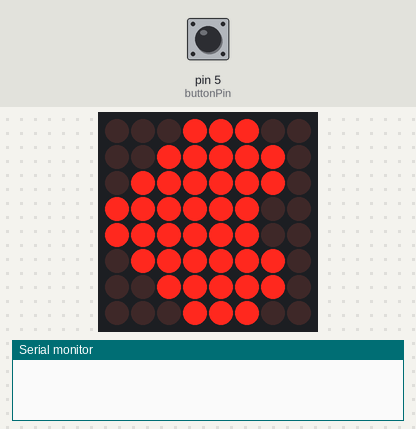
The sketch below on a simulated Arduino Uno, built with avr-gcc and run on an emulated ATmega328P. Parts: 8×8 LED matrix, the last lines printed to the serial monitor. The test bench sets the inputs (shaded band); at power-on: pin 5 (buttonPin) HIGH.

Above: at 1.2 s.
1.3 s: pin 5 (buttonPin) pulled LOW for 3.2 s
At 4.3 s:
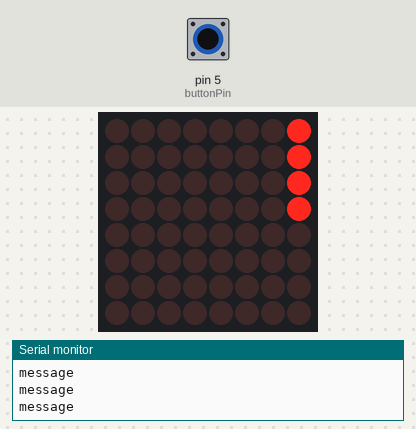
5.1 s: pin 5 (buttonPin) pulled LOW for 0.15 s
At 5.17 s:
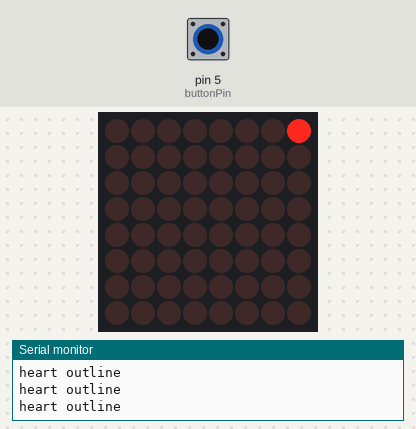
5.8 s: pin 5 (buttonPin) pulled LOW for 1 s
At 6.93 s:
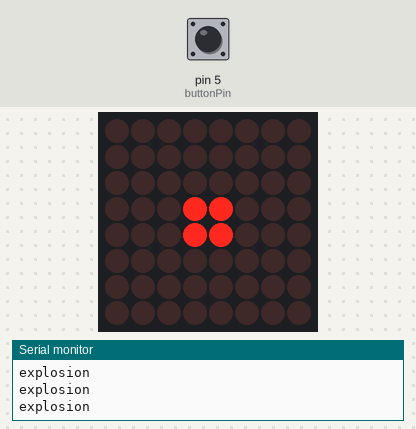
7.4 s: pin 5 (buttonPin) pulled LOW for 0.15 s
At 7.6 s:
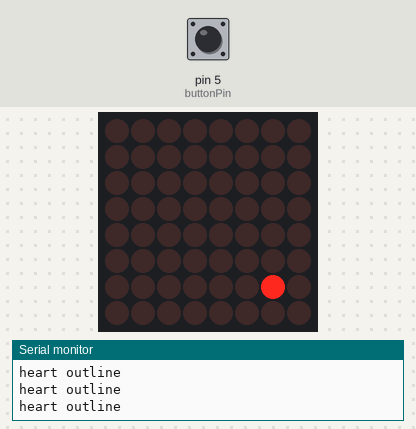
8.1 s: pin 5 (buttonPin) pulled LOW for 3.2 s
At 10.2 s:
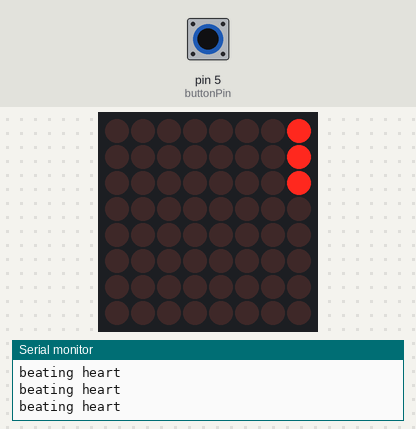
11.9 s: pin 5 (buttonPin) pulled LOW for 0.15 s
At 14.57 s:
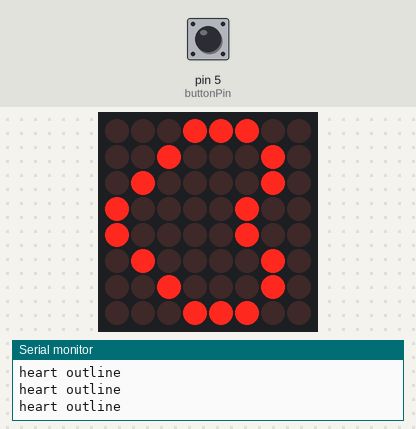
Timing chart, 0 to 15.2 s (numbered marks = the images above; inputs shaded):
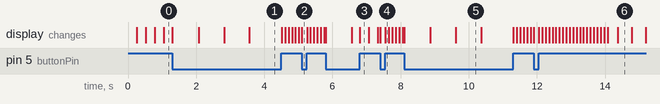

The sketch:

heart_box.ino
```cpp
/*
 * refences:
 *
 * https://xantorohara.github.io/led-matrix-editor
 *
 */

//We always have to include the library
#include "LedControl.h"
#include "binary.h";

/*
  LedControl
  pin 12 is connected to the DataIn
  pin 11 is connected to the CLK
  pin 10 is connected to LOAD
*/

LedControl display = LedControl(12, 11, 10, 1);
const int buttonPin = 5;

const byte BLANK[8] = { B00000000, B00000000, B00000000, B00000000, B00000000, B00000000, B00000000, B00000000 };

// heart outline
const byte OUTLINE[][8] = {
     { B00000000, B00000000, B00000000, B00000000, B00000000, B00000000, B00000010, B00000000
  }, { B00000000, B00000000, B00000000, B00000000, B00000000, B00000010, B00000010, B00000000
  }, { B00000000, B00000000, B00000000, B00000000, B00000100, B00000010, B00000010, B00000000
  }, { B00000000, B00000000, B00000000, B00000100, B00000100, B00000010, B00000010, B00000000
  }, { B00000000, B00000000, B00000010, B00000100, B00000100, B00000010, B00000010, B00000000
  }, { B00000000, B00000010, B00000010, B00000100, B00000100, B00000010, B00000010, B00000000
  }, { B00000100, B00000010, B00000010, B00000100, B00000100, B00000010, B00000010, B00000000
  }, { B00001100, B00000010, B00000010, B00000100, B00000100, B00000010, B00000010, B00000000
  }, { B00011100, B00000010, B00000010, B00000100, B00000100, B00000010, B00000010, B00000000
  }, { B00011100, B00100010, B00000010, B00000100, B00000100, B00000010, B00000010, B00000000
  }, { B00011100, B00100010, B01000010, B00000100, B00000100, B00000010, B00000010, B00000000
  }, { B00011100, B00100010, B01000010, B10000100, B00000100, B00000010, B00000010, B00000000
  }, { B00011100, B00100010, B01000010, B10000100, B10000100, B00000010, B00000010, B00000000
  }, { B00011100, B00100010, B01000010, B10000100, B10000100, B01000010, B00000010, B00000000
  }, { B00011100, B00100010, B01000010, B10000100, B10000100, B01000010, B00100010, B00000000
  }, { B00011100, B00100010, B01000010, B10000100, B10000100, B01000010, B00100010, B00010000
  }, { B00011100, B00100010, B01000010, B10000100, B10000100, B01000010, B00100010, B00011000
  }, { B00011100, B00100010, B01000010, B10000100, B10000100, B01000010, B00100010, B00011100
  }, { B00011100, B00111110, B01100110, B11000100, B11000100, B01100110, B00111110, B00011100
  }, { B00011100, B00111110, B01111110, B11100100, B11100100, B01111110, B00111110, B00011100
  }, { B00011100, B00111110, B01111110, B11111100, B11111100, B01111110, B00111110, B00011100
  }, { B00011100, B00111110, B01111110, B11111100, B11111100, B01111110, B00111110, B00011100
  }, { B00011100, B00111110, B01111110, B11111100, B11111100, B01111110, B00111110, B00011100
  }, { B00011100, B00100010, B01000010, B10000100, B10000100, B01000010, B00100010, B00011100
  }, { B00011100, B00100010, B01000010, B10000100, B10000100, B01000010, B00100010, B00011100
  }, { B00011100, B00100010, B01000010, B10000100, B10000100, B01000010, B00100010, B00011100
  }, { B00011100, B00100010, B01000010, B10000100, B10000100, B01000010, B00100010, B00011100
  }, { B00011100, B00111110, B01111110, B11111100, B11111100, B01111110, B00111110, B00011100
  }, { B00011100, B00111110, B01111110, B11111100, B11111100, B01111110, B00111110, B00011100
  }, { B00011100, B00111110, B01111110, B11111100, B11111100, B01111110, B00111110, B00011100
  }, { B00011100, B00111110, B01111110, B11111100, B11111100, B01111110, B00111110, B00011100
  }, { B00011100, B00100010, B01000010, B10000100, B10000100, B01000010, B00100010, B00011100
  }, { B00011100, B00100010, B01000010, B10000100, B10000100, B01000010, B00100010, B00011100
  }, { B00011100, B00100010, B01000010, B10000100, B10000100, B01000010, B00100010, B00011100
  }, { B00011100, B00100010, B01000010, B10000100, B10000100, B01000010, B00100010, B00011100

  }, { B00011100, B00111110, B01111110, B11111100, B11111100, B01111110, B00111110, B00011100
  }, { B00011100, B00111110, B01111110, B11111100, B11111100, B01111110, B00111110, B00011100
  }, { B00011100, B00111110, B01111110, B11111100, B11111100, B01111110, B00111110, B00011100
  }, { B00011100, B00111110, B01111110, B11111100, B11111100, B01111110, B00111110, B00011100
  }, { B00000000, B00000000, B00000000, B00000000, B00000000, B00000000, B00000000, B00000000
  }
};
const int OUTLINE_LEN = sizeof(OUTLINE) / 8;
const int OUTLINE_TYPE = 0;
const byte OUTLINE_SPLASH[8] = { B00000001, B00000000, B00000000, B00000000, B00000000, B00000000, B00000000, B00000000 };

// explosion
const byte EXPLOSION[][8] = {
     { B00000000, B00000000, B00000000, B00011000, B00011000, B00000000, B00000000, B00000000
  }, { B00000000, B00000000, B00011000, B00111100, B00111100, B00011000, B00000000, B00000000
  }, { B00000000, B00001000, B00011000, B01111100, B00111110, B00011000, B00010000, B00000000
  }, { B00001000, B01001010, B00111100, B11111100, B00111111, B00111100, B01010010, B00010000
  }, { B10011011, B11001010, B00111100, B11100101, B10100111, B00111100, B01010011, B11011001
  }, { B10111011, B11111110, B01000011, B11000011, B11000011, B11000010, B01111111, B11011101
  }, { B11111111, B11100111, B11000011, B10000001, B10000001, B11000011, B11100111, B11111111
  }, { B01100110, B10000001, B10000001, B00000000, B00000000, B10000001, B10000001, B01100110
  }, { B01000010, B10000001, B00000000, B00000000, B00000000, B00000000, B10000001, B01000010
  }, { B00000000, B00000000, B00000000, B00000000, B00000000, B00000000, B00000000, B00000000
  }
};
const int EXPLOSION_LEN = sizeof(EXPLOSION) / 8;
const int EXPLOSION_TYPE = 1;
const byte EXPLOSION_SPLASH[8] = { B00000001, B00000001, B00000000, B00000000, B00000000, B00000000, B00000000, B00000000 };

const byte HEART[][8] = {
     { B00000000, B00000000, B00000000, B00110000, B00110000, B00000000, B00000000, B00000000
  }, { B00000000, B00000000, B00110000, B01111000, B01111000, B00110000, B00000000, B00000000
  }, { B00000000, B00110000, B01111000, B11111100, B11111100, B01111000, B00110000, B00000000
  }, { B00011100, B00111110, B01111110, B11111100, B11111100, B01111110, B00111110, B00011100
  }, { B00001110, B00011111, B00111111, B01111110, B01111110, B00111111, B00011111, B00001110
  }, { B00011100, B00111110, B01111110, B11111100, B11111100, B01111110, B00111110, B00011100
  }, { B00011100, B00111110, B01111110, B11111100, B11111100, B01111110, B00111110, B00011100
  }, { B00001110, B00011111, B00111111, B01111110, B01111110, B00111111, B00011111, B00001110
  }, { B00011100, B00111110, B01111110, B11111100, B11111100, B01111110, B00111110, B00011100
  }, { B00011100, B00111110, B01111110, B11111100, B11111100, B01111110, B00111110, B00011100
  }, { B00000000, B00110000, B01111000, B11111100, B11111100, B01111000, B00110000, B00000000
  }, { B00000000, B00000000, B00110000, B01111000, B01111000, B00110000, B00000000, B00000000
  }
};

const int HEART_LEN = sizeof(HEART) / 8;
const int HEART_TYPE = 2;
const byte HEART_SPLASH[8] = { B00000001, B00000001, B00000001, B00000000, B00000000, B00000000, B00000000, B00000000 };

const byte MESSAGE[][8] = {
     { B00000000, B00000000, B00000000, B00000000, B00000000, B00000000, B00000000, B00001110,
  }, { B00000000, B00000000, B00000000, B00000000, B00000000, B00000000, B00001110, B00011110,
  }, { B00000000, B00000000, B00000000, B00000000, B00000000, B00001110, B00011110, B11110000,
  }, { B00000000, B00000000, B00000000, B00000000, B00001110, B00011110, B11110000, B11110000,
  }, { B00000000, B00000000, B00000000, B00001110, B00011110, B11110000, B11110000, B00011110,
  }, { B00000000, B00000000, B00001110, B00011110, B11110000, B11110000, B00011110, B00001110,
  }, { B00000000, B00001110, B00011110, B11110000, B11110000, B00011110, B00001110, B00000000,
  }, { B00001110, B00011110, B11110000, B11110000, B00011110, B00001110, B00000000, B01110000,
  }, { B00011110, B11110000, B11110000, B00011110, B00001110, B00000000, B01110000, B11111000,
  }, { B11110000, B11110000, B00011110, B00001110, B00000000, B01110000, B11111000, B10001000,
  }, { B11110000, B00011110, B00001110, B00000000, B01110000, B11111000, B10001000, B10001000,
  }, { B00011110, B00001110, B00000000, B01110000, B11111000, B10001000, B10001000, B11111000,
  }, { B00001110, B00000000, B01110000, B11111000, B10001000, B10001000, B11111000, B01110000,
  }, { B00000000, B01110000, B11111000, B10001000, B10001000, B11111000, B01110000, B00000000,
  }, { B01110000, B11111000, B10001000, B10001000, B11111000, B01110000, B00000000, B01111000,
  }, { B11111000, B10001000, B10001000, B11111000, B01110000, B00000000, B01111000, B11111000,
  }, { B10001000, B10001000, B11111000, B01110000, B00000000, B01111000, B11111000, B10000000,
  }, { B10001000, B11111000, B01110000, B00000000, B01111000, B11111000, B10000000, B10000000,
  }, { B11111000, B01110000, B00000000, B01111000, B11111000, B10000000, B10000000, B11111000,
  }, { B01110000, B00000000, B01111000, B11111000, B10000000, B10000000, B11111000, B11111000,
  }, { B00000000, B01111000, B11111000, B10000000, B10000000, B11111000, B11111000, B00000010,
  }, { B01111000, B11111000, B10000000, B10000000, B11111000, B11111000, B00000010, B00001110,
  }, { B11111000, B10000000, B10000000, B11111000, B11111000, B00000010, B00001110, B00000000,
  }, { B10000000, B10000000, B11111000, B11111000, B00000010, B00001110, B00000000, B11111000,
  }, { B10000000, B11111000, B11111000, B00000010, B00001110, B00000000, B11111000, B11111000,
  }, { B11111000, B11111000, B00000010, B00001110, B00000000, B11111000, B11111000, B00001000,
  }, { B11111000, B00000010, B00001110, B00000000, B11111000, B11111000, B00001000, B00001000,
  }, { B00000010, B00001110, B00000000, B11111000, B11111000, B00001000, B00001000, B00111000,
  }, { B00001110, B00000000, B11111000, B11111000, B00001000, B00001000, B00111000, B00110000,
  }, { B00000000, B11111000, B11111000, B00001000, B00001000, B00111000, B00110000, B00000000,
  }, { B11111000, B11111000, B00001000, B00001000, B00111000, B00110000, B00000000, B01110000,
  }, { B11111000, B00001000, B00001000, B00111000, B00110000, B00000000, B01110000, B11111000,
  }, { B00001000, B00001000, B00111000, B00110000, B00000000, B01110000, B11111000, B10101000,
  }, { B00001000, B00111000, B00110000, B00000000, B01110000, B11111000, B10101000, B10101000,
  }, { B00111000, B00110000, B00000000, B01110000, B11111000, B10101000, B10101000, B00111000,
  }, { B00110000, B00000000, B01110000, B11111000, B10101000, B10101000, B00111000, B00110000,
  }, { B00000000, B01110000, B11111000, B10101000, B10101000, B00111000, B00110000, B00000000,
  }, { B01110000, B11111000, B10101000, B10101000, B00111000, B00110000, B00000000, B00000000,
  }, { B11111000, B10101000, B10101000, B00111000, B00110000, B00000000, B00000000, B00000000,
  }, { B10101000, B10101000, B00111000, B00110000, B00000000, B00000000, B00000000, B11111110,
  }, { B10101000, B00111000, B00110000, B00000000, B00000000, B00000000, B11111110, B11111110,
  }, { B00111000, B00110000, B00000000, B00000000, B00000000, B11111110, B11111110, B10010000,
  }, { B00110000, B00000000, B00000000, B00000000, B11111110, B11111110, B10010000, B10010000,
  }, { B00000000, B00000000, B00000000, B11111110, B11111110, B10010000, B10010000, B11110000,
  }, { B00000000, B00000000, B11111110, B11111110, B10010000, B10010000, B11110000, B01100000,
  }, { B00000000, B11111110, B11111110, B10010000, B10010000, B11110000, B01100000, B00000000,
  }, { B11111110, B11111110, B10010000, B10010000, B11110000, B01100000, B00000000, B01110000,
  }, { B11111110, B10010000, B10010000, B11110000, B01100000, B00000000, B01110000, B11111000,
  }, { B10010000, B10010000, B11110000, B01100000, B00000000, B01110000, B11111000, B10101000,
  }, { B10010000, B11110000, B01100000, B00000000, B01110000, B11111000, B10101000, B10101000,
  }, { B11110000, B01100000, B00000000, B01110000, B11111000, B10101000, B10101000, B00111000,
  }, { B01100000, B00000000, B01110000, B11111000, B10101000, B10101000, B00111000, B00110000,
  }, { B00000000, B01110000, B11111000, B10101000, B10101000, B00111000, B00110000, B00000000,
  }, { B01110000, B11111000, B10101000, B10101000, B00111000, B00110000, B00000000, B01000000,
  }, { B11111000, B10101000, B10101000, B00111000, B00110000, B00000000, B01000000, B11101000,
  }, { B10101000, B10101000, B00111000, B00110000, B00000000, B01000000, B11101000, B10101000,
  }, { B10101000, B00111000, B00110000, B00000000, B01000000, B11101000, B10101000, B10101000,
  }, { B00111000, B00110000, B00000000, B01000000, B11101000, B10101000, B10101000, B11111000,
  }, { B00110000, B00000000, B01000000, B11101000, B10101000, B10101000, B11111000, B11110000,
  }, { B00000000, B01000000, B11101000, B10101000, B10101000, B11111000, B11110000, B00000000,
  }, { B01000000, B11101000, B10101000, B10101000, B11111000, B11110000, B00000000, B01111000,
  }, { B11101000, B10101000, B10101000, B11111000, B11110000, B00000000, B01111000, B11111000,
  }, { B10101000, B10101000, B11111000, B11110000, B00000000, B01111000, B11111000, B10000000,
  }, { B10101000, B11111000, B11110000, B00000000, B01111000, B11111000, B10000000, B10000000,
  }, { B11111000, B11110000, B00000000, B01111000, B11111000, B10000000, B10000000, B11111000,
  }, { B11110000, B00000000, B01111000, B11111000, B10000000, B10000000, B11111000, B11111000,
  }, { B00000000, B01111000, B11111000, B10000000, B10000000, B11111000, B11111000, B00000000,
  }, { B01111000, B11111000, B10000000, B10000000, B11111000, B11111000, B00000000, B00010000,
  }, { B11111000, B10000000, B10000000, B11111000, B11111000, B00000000, B00010000, B00010000,
  }, { B10000000, B10000000, B11111000, B11111000, B00000000, B00010000, B00010000, B11111100,
  }, { B10000000, B11111000, B11111000, B00000000, B00010000, B00010000, B11111100, B11111100,
  }, { B11111000, B11111000, B00000000, B00010000, B00010000, B11111100, B11111100, B00010000,
  }, { B11111000, B00000000, B00010000, B00010000, B11111100, B11111100, B00010000, B00010000,
  }, { B00000000, B00010000, B00010000, B11111100, B11111100, B00010000, B00010000, B00000000,
  }, { B00010000, B00010000, B11111100, B11111100, B00010000, B00010000, B00000000, B10000000,
  }, { B00010000, B11111100, B11111100, B00010000, B00010000, B00000000, B10000000, B11110100,
  }, { B11111100, B11111100, B00010000, B00010000, B00000000, B10000000, B11110100, B11110100,
  }, { B11111100, B00010000, B00010000, B00000000, B10000000, B11110100, B11110100, B10000000,
  }, { B00010000, B00010000, B00000000, B10000000, B11110100, B11110100, B10000000, B00000000,
  }, { B00010000, B00000000, B10000000, B11110100, B11110100, B10000000, B00000000, B00100000,
  }, { B00000000, B10000000, B11110100, B11110100, B10000000, B00000000, B00100000, B11111100,
  }, { B10000000, B11110100, B11110100, B10000000, B00000000, B00100000, B11111100, B11111110,
  }, { B11110100, B11110100, B10000000, B00000000, B00100000, B11111100, B11111110, B00100010,
  }, { B11110100, B10000000, B00000000, B00100000, B11111100, B11111110, B00100010, B00100110,
  }, { B10000000, B00000000, B00100000, B11111100, B11111110, B00100010, B00100110, B00000100,
  }, { B00000000, B00100000, B11111100, B11111110, B00100010, B00100110, B00000100, B00000000,
  }, { B00100000, B11111100, B11111110, B00100010, B00100110, B00000100, B00000000, B01111000,
  }, { B11111100, B11111110, B00100010, B00100110, B00000100, B00000000, B01111000, B11111000,
  }, { B11111110, B00100010, B00100110, B00000100, B00000000, B01111000, B11111000, B10000000,
  }, { B00100010, B00100110, B00000100, B00000000, B01111000, B11111000, B10000000, B10000000,
  }, { B00100110, B00000100, B00000000, B01111000, B11111000, B10000000, B10000000, B11111000,
  }, { B00000100, B00000000, B01111000, B11111000, B10000000, B10000000, B11111000, B11111000,
  }, { B00000000, B01111000, B11111000, B10000000, B10000000, B11111000, B11111000, B00000000,
  }, { B01111000, B11111000, B10000000, B10000000, B11111000, B11111000, B00000000, B11111110,
  }, { B11111000, B10000000, B10000000, B11111000, B11111000, B00000000, B11111110, B11111110,
  }, { B10000000, B10000000, B11111000, B11111000, B00000000, B11111110, B11111110, B00000000,
  }, { B10000000, B11111000, B11111000, B00000000, B11111110, B11111110, B00000000, B00000000,
  }, { B11111000, B11111000, B00000000, B11111110, B11111110, B00000000, B00000000, B00000000,
  }, { B11111000, B00000000, B11111110, B11111110, B00000000, B00000000, B00000000, B00000000,
  }, { B00000000, B11111110, B11111110, B00000000, B00000000, B00000000, B00000000, B00000000,
  }, { B11111110, B11111110, B00000000, B00000000, B00000000, B00000000, B00000000, B00000000,
  }, { B11111110, B00000000, B00000000, B00000000, B00000000, B00000000, B00000000, B00000000,
  }, { B00000000, B00000000, B00000000, B00000000, B00000000, B00000000, B00000000, B00000000,
  }
};
const int MESSAGE_LEN = sizeof(MESSAGE) / 8;
const int MESSAGE_TYPE = 3;
const byte MESSAGE_SPLASH[8] = { B00000001, B00000001, B00000001, B00000001, B00000000, B00000000, B00000000, B00000000 };

void setup() {
  Serial.begin(9600);

  pinMode(buttonPin, INPUT);
  digitalWrite(buttonPin, HIGH); // enable pullup resistor

  display.clearDisplay(0);
  display.shutdown(0, false);
  display.setIntensity(0, 3); // fairly low power

}

void displayImage(const byte* image) {
  for (int i = 0; i < 8; i++) {
    display.setRow(0, i, image[i]);
  }
}

// animation variables
int animFrame = 0;
unsigned long animTime = 0;     // the last time we animated
unsigned long OUTLINE_DELAY = 100;
unsigned long HEART_DELAY = 260;
unsigned long EXPLOSION_DELAY = 260;
unsigned long MESSAGE_DELAY = 100;
unsigned long millisecs = 0;    // a millis() time-slice
unsigned long button_interval = 750;

// starting defaults
unsigned long animation_delay = HEART_DELAY;  // milliseconds between animation calls
int animation_len = HEART_LEN; // starting position
int hold_type = HEART_TYPE;
int limited = 1;
int repeat_count = 2;
int blank = 0;

// button timing variables
int firsttime = 1;
unsigned long startTime;
unsigned long pressTime;

void loop() {
  millisecs = millis();

  // read the state of the pushbutton value:
  int  buttonState = digitalRead(buttonPin);

  // check if the pushbutton is pressed. If it is, the buttonState is LOW:
  if (buttonState == LOW) {
    if (firsttime == 1) {
      startTime = millisecs;
      firsttime = 0;
    }

    pressTime = millisecs - startTime;
    if (pressTime > button_interval * MESSAGE_TYPE) {
      // 3 sec hold
      if (hold_type != MESSAGE_TYPE) displayImage(MESSAGE_SPLASH);
      hold_type = MESSAGE_TYPE; // 3;
      limited = 1;
      repeat_count = 1;
      animation_len = MESSAGE_LEN;
      animation_delay = MESSAGE_DELAY;
      Serial.println("message");

    } else if (pressTime > button_interval * HEART_TYPE) {
      // 2 sec hold
      if (hold_type != HEART_TYPE) displayImage(HEART_SPLASH);
      hold_type = HEART_TYPE; // 2;
      limited = 1;
      repeat_count = 3;
      animation_len = HEART_LEN;
      animation_delay = HEART_DELAY;
      Serial.println("beating heart");

    } else if (pressTime > button_interval * EXPLOSION_TYPE) {
      // 1 sec hold
      if (hold_type != EXPLOSION_TYPE) displayImage(EXPLOSION_SPLASH);
      hold_type = EXPLOSION_TYPE; // 1;
      limited = 1;
      repeat_count = 2;
      animation_len = EXPLOSION_LEN;
      animation_delay = EXPLOSION_DELAY;
      Serial.println("explosion");

    } else {
      // quick press: outline
      displayImage(OUTLINE_SPLASH);
      hold_type = OUTLINE_TYPE; // 0;
      limited = 1;
      repeat_count = 1;
      animation_len = OUTLINE_LEN;
      animation_delay = OUTLINE_DELAY;
      Serial.println("heart outline");
    }
    animFrame = 0;

  } else { // not pressed, or unpressed
    if (firsttime == 0)
      firsttime = 1;

    if ( animTime + animation_delay < millisecs ) {
      animTime = millisecs;

      // animate
      if (limited == 1 && repeat_count == 0){
        if (blank == 0) displayImage(BLANK);
        blank = 1;

      }else if (hold_type == OUTLINE_TYPE) {
        displayImage(OUTLINE[animFrame]);
        blank = 0;

      } else if (hold_type == EXPLOSION_TYPE) {
        displayImage(EXPLOSION[animFrame]);
        blank = 0;

      } else if (hold_type == HEART_TYPE) {
        displayImage(HEART[animFrame]);
        blank = 0;

      } else if (hold_type == MESSAGE_TYPE) {
        displayImage(MESSAGE[animFrame]);
        blank = 0;

      }
      if (++animFrame >= animation_len) {
        // repeat, or not
        if (limited > 0 and repeat_count > 0){
            repeat_count--;
        }
        animFrame = 0;
      }
    }
  }
}
```

Measured:
- after the input at 1.3 s, the display: first changes at once (image 1 shows a later state)
- after the input at 5.1 s, the display: changes at once (image 2)
- after the input at 5.8 s, the display: first changes at once (image 3 shows a later state)
- after the input at 7.4 s, the display: first changes at once (image 4 shows a later state)
- after the input at 8.1 s, the display: first changes at once (image 5 shows a later state)
- after the input at 11.9 s, the display: first changes at once (image 6 shows a later state)
- what the display in image 5 shows lasts 0.8 s, from 9.6 s to 10.4 s
